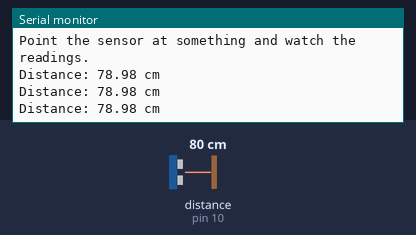
This sketch was run on a simulated Arduino Uno, built with avr-gcc and run on an emulated ATmega328P. Shown: the last lines printed to the serial monitor. Wiring (inferred from the names in the program): ultrasonic range finder: trigger pin 9; echo pin 10. Inputs (shaded band) come from the test bench; at power-on: distance to the obstacle (sensor on pin 10) 80 cm. The echo pulse lasts 58.3 µs per cm.

Above: at 1.2 s.
1.3 s: distance to the obstacle (sensor on pin 10) set to 2 cm
At 2.0 s:
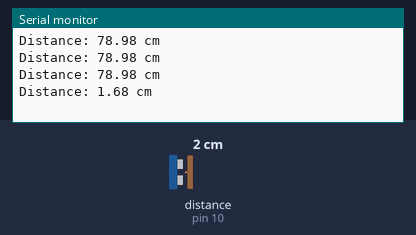
2.8 s: distance to the obstacle (sensor on pin 10) set to 4 cm
At 3.5 s:
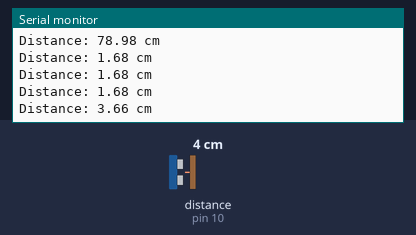
Timing chart, 0 to 5.8 s (numbered marks = the images above; inputs shaded):
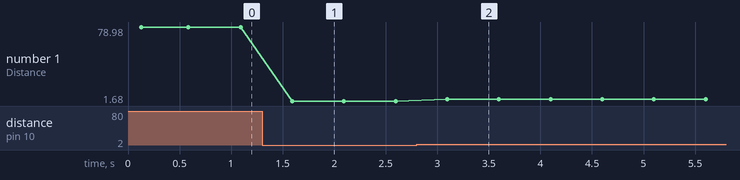

Measured:
- after the input at 1.3 s, the serial monitor: prints a new line after 0.29 s (image 1)
- after the input at 2.8 s, the serial monitor: prints a new line after 0.30 s (image 2)
- plotted number 1: 78.98 → 1.68 after the input at 1.3 s, 1.68 → 3.66 after the input at 2.8 s

The sketch:

distance_meter.ino
```cpp
// (licence header left out)
const int trigPin = 9;
const int echoPin = 10;

// Speed of sound in cm per microsecond at room temperature
// Changes slightly with temperature and humidity, but 0.034 is close enough
const float soundSpeed = 0.034;

void setup() {
  Serial.begin(9600);

  pinMode(trigPin, OUTPUT);  // Trig sends the pulse OUT
  pinMode(echoPin, INPUT);   // Echo reads the returning pulse IN

  Serial.println("Ultrasonic Distance Meter Ready");
  Serial.println("================================");
  Serial.println("Point the sensor at something and watch the readings.");
}

void loop() {
  // Step 1: Clear the Trig pin briefly
  digitalWrite(trigPin, LOW);
  delayMicroseconds(2);

  // Step 2: Send a 10-microsecond HIGH pulse
  // This tells the sensor to send out 8 bursts of 40kHz sound
  digitalWrite(trigPin, HIGH);
  delayMicroseconds(10);
  digitalWrite(trigPin, LOW);

  // Step 3: Measure how long Echo stays HIGH
  // pulseIn() waits for the pin to go HIGH, then returns the time in microseconds
  long duration = pulseIn(echoPin, HIGH);

  // Step 4: Convert time to distance
  // Divide by 2 because the sound travels to the object AND back
  float distanceCm = (duration * soundSpeed) / 2.0;

  // Step 5: Print the result
  Serial.print("Distance: ");
  Serial.print(distanceCm);
  Serial.println(" cm");

  // Small delay before the next reading
  // If you make this too short, readings become unstable
  delay(500);
}
```
